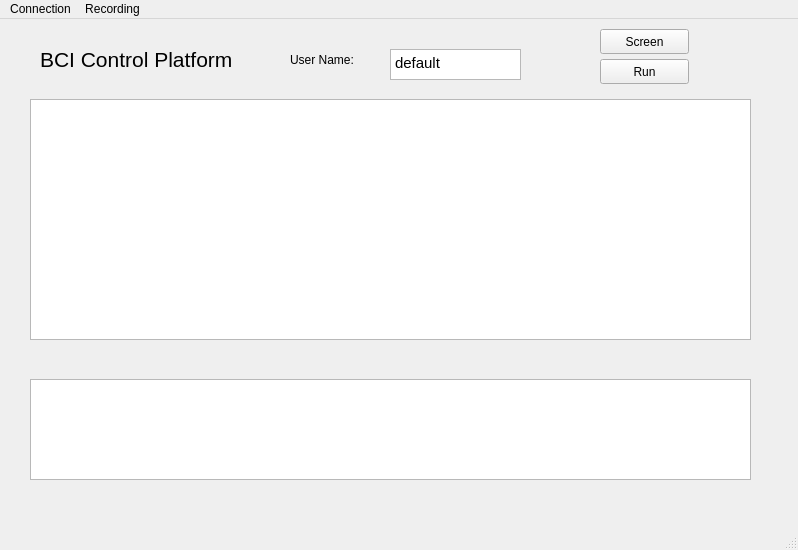
<?xml version="1.0" encoding="UTF-8"?>
<ui version="4.0">
 <class>MainWindow</class>
 <widget class="QMainWindow" name="MainWindow">
  <property name="geometry">
   <rect>
    <x>0</x>
    <y>0</y>
    <width>798</width>
    <height>550</height>
   </rect>
  </property>
  <property name="windowTitle">
   <string>MainWindow</string>
  </property>
  <widget class="QWidget" name="centralwidget">
   <widget class="PlotWidget" name="graph">
    <property name="geometry">
     <rect>
      <x>30</x>
      <y>80</y>
      <width>721</width>
      <height>241</height>
     </rect>
    </property>
   </widget>
   <widget class="QTextEdit" name="textEdit">
    <property name="geometry">
     <rect>
      <x>390</x>
      <y>30</y>
      <width>131</width>
      <height>31</height>
     </rect>
    </property>
    <property name="html">
     <string>&lt;!DOCTYPE HTML PUBLIC &quot;-//W3C//DTD HTML 4.0//EN&quot; &quot;http://www.w3.org/TR/REC-html40/strict.dtd&quot;&gt;
&lt;html&gt;&lt;head&gt;&lt;meta name=&quot;qrichtext&quot; content=&quot;1&quot; /&gt;&lt;style type=&quot;text/css&quot;&gt;
p, li { white-space: pre-wrap; }
&lt;/style&gt;&lt;/head&gt;&lt;body style=&quot; font-family:'Ubuntu'; font-size:11pt; font-weight:400; font-style:normal;&quot;&gt;
&lt;p style=&quot; margin-top:0px; margin-bottom:0px; margin-left:0px; margin-right:0px; -qt-block-indent:0; text-indent:0px;&quot;&gt;default&lt;/p&gt;&lt;/body&gt;&lt;/html&gt;</string>
    </property>
   </widget>
   <widget class="QLabel" name="title">
    <property name="geometry">
     <rect>
      <x>40</x>
      <y>20</y>
      <width>211</width>
      <height>41</height>
     </rect>
    </property>
    <property name="font">
     <font>
      <pointsize>16</pointsize>
     </font>
    </property>
    <property name="text">
     <string>BCI Control Platform</string>
    </property>
    <property name="scaledContents">
     <bool>false</bool>
    </property>
   </widget>
   <widget class="QLabel" name="user">
    <property name="geometry">
     <rect>
      <x>290</x>
      <y>30</y>
      <width>101</width>
      <height>21</height>
     </rect>
    </property>
    <property name="text">
     <string>User Name:</string>
    </property>
   </widget>
   <widget class="PlotWidget" name="graph_2">
    <property name="geometry">
     <rect>
      <x>30</x>
      <y>360</y>
      <width>721</width>
      <height>101</height>
     </rect>
    </property>
   </widget>
   <widget class="QPushButton" name="pushButton">
    <property name="geometry">
     <rect>
      <x>600</x>
      <y>10</y>
      <width>89</width>
      <height>25</height>
     </rect>
    </property>
    <property name="text">
     <string>Screen</string>
    </property>
   </widget>
   <widget class="QPushButton" name="pushButton_2">
    <property name="geometry">
     <rect>
      <x>600</x>
      <y>40</y>
      <width>89</width>
      <height>25</height>
     </rect>
    </property>
    <property name="text">
     <string>Run</string>
    </property>
   </widget>
  </widget>
  <widget class="QMenuBar" name="menubar">
   <property name="geometry">
    <rect>
     <x>0</x>
     <y>0</y>
     <width>798</width>
     <height>28</height>
    </rect>
   </property>
   <widget class="QMenu" name="menuOperation">
    <property name="title">
     <string>Connection</string>
    </property>
    <addaction name="actionConnect"/>
    <addaction name="actionDisconnect"/>
   </widget>
   <widget class="QMenu" name="menuRecording">
    <property name="title">
     <string>Recording</string>
    </property>
    <addaction name="actionStart"/>
    <addaction name="actionStop"/>
   </widget>
   <addaction name="menuOperation"/>
   <addaction name="menuRecording"/>
  </widget>
  <widget class="QStatusBar" name="statusbar"/>
  <action name="actionConnect">
   <property name="text">
    <string>Connect</string>
   </property>
  </action>
  <action name="actionDisconnect">
   <property name="text">
    <string>Disconnect</string>
   </property>
  </action>
  <action name="actionStart">
   <property name="text">
    <string>Start</string>
   </property>
  </action>
  <action name="actionStop">
   <property name="text">
    <string>Stop</string>
   </property>
  </action>
 </widget>
 <customwidgets>
  <customwidget>
   <class>PlotWidget</class>
   <extends>QGraphicsView</extends>
   <header>pyqtgraph</header>
  </customwidget>
 </customwidgets>
 <resources/>
 <connections/>
</ui>
